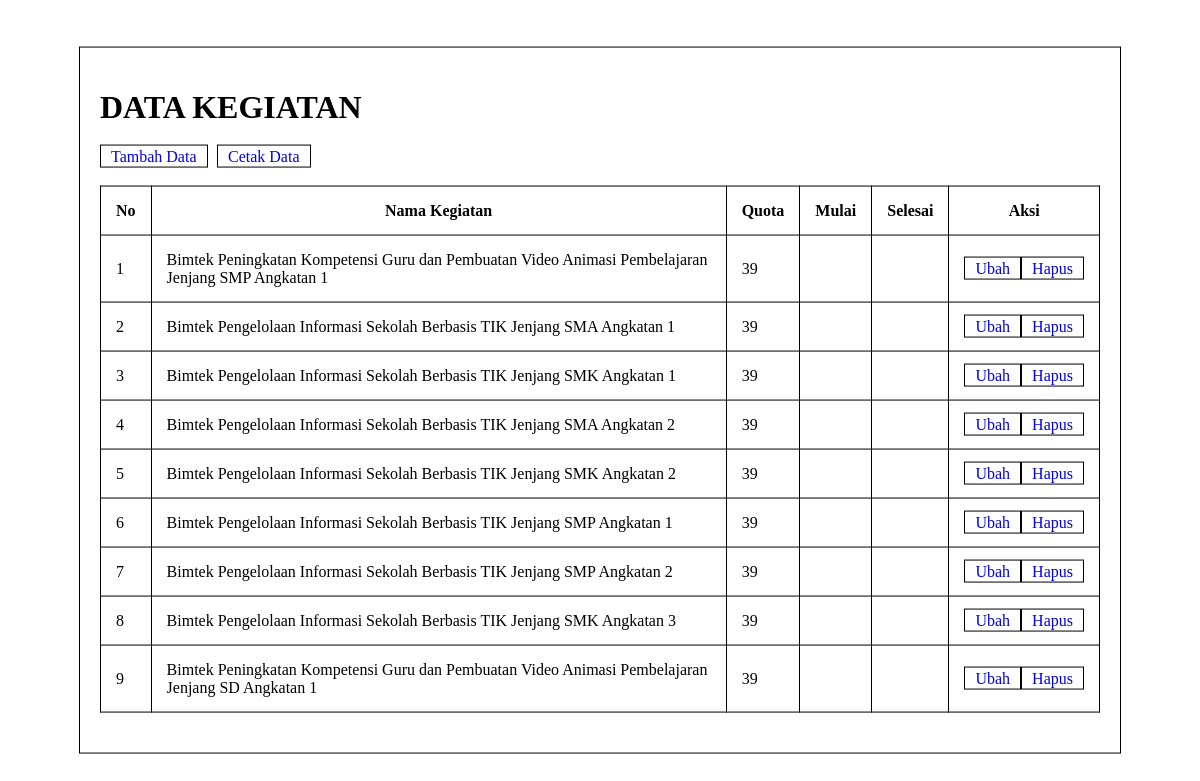
/crud2/index.php, run on the app's committed database.
### tables this page shows
CREATE TABLE `kegiatan` (
  `id` int(11) NOT NULL,
  `nama_kegiatan` varchar(255) NOT NULL,
  `tglMulai` date NOT NULL,
  `tglSelesai` date NOT NULL,
  `jumlahSesi` int(1) NOT NULL,
  `quota` varchar(2) NOT NULL
);

### crud2/index.php (the view, shortened to what this page needs)
<?php
include 'konek.php';
$query = mysqli_query($conn2, "SELECT * FROM kegiatan");
?>
<!DOCTYPE html>
<html lang="en">
<head>
</head>
<body>
    <div class="index">
        <h1>DATA KEGIATAN</h1>
        <div class="bt-con">
            <div class="grid">
                <a href="tambah.php" class="bt">Tambah Data</a>
            </div>
            <div class="grid">
                <a href="cetak.php" target="_blank" class="bt">Cetak Data</a>
            </div>
        </div>
        <div class="tabel">
            <table>
                <thead>
                    <tr>
                        <th>No</th>
                        <th>Nama Kegiatan</th>
                        <th>Quota</th>
                        <th>Mulai</th>
                        <th>Selesai</th>
                        <th>Aksi</th>
                    </tr>
                </thead>
                <tbody>
                    <?php $no=1;
                    while ($row=mysqli_fetch_assoc($query)) { ?>
                        <tr>
                            <td><?= $no; ?></td>
                            <td><?= $row["nama_kegiatan"]; ?></td>
                            <td><?= $row["quota"]; ?></td>
                            <td><?= $row["mulai"]; ?></td>
                            <td><?= $row["selesai"]; ?></td>
                            <td>
                                <div class="bt-con-t">
                                    <div>
                                        <a class="bt" href="ubah.php?id=<?= $row["id"]; ?>">Ubah</a>
                                    </div>
                                    <div>
                                        <a class="bt" href="hapus.php?id=<?= $row["id"]; ?>">Hapus</a>
                                    </div>
                                </div>
                            </td>
                        </tr>
                    <?php $no++; }?>
                </tbody>
            </table>
        </div>
    </div>
</body>
</html>

### crud2/index.php (style rules this page uses)
table { border-collapse: collapse; width: 100%; }
tr, th, td { border: 1px solid black; padding: 15px; }
.tabel { padding-block: 20px; }
.index { border: 1px solid black; padding: 20px; position: absolute; top: 50%; left: 50%; transform: translate(-50%, -50%); width: 1000px; }
.bt { border: 1px solid black; padding: 2px; padding-inline: 10px; text-decoration: none; }
.bt-con { display: grid; grid-template-columns: auto auto ; width: 22%; }
.bt-con-t { display: grid; grid-template-columns: auto auto ; width: 70%; }

### data on the page
kegiatan: nama_kegiatan "Bimtek Peningkatan Kompetensi Guru dan Pembuatan Video Animasi Pembelajaran Jenjang SMP Angkatan 1", quota "39"
kegiatan: nama_kegiatan "Bimtek Pengelolaan Informasi Sekolah Berbasis TIK Jenjang SMA Angkatan 1", quota "39"
kegiatan: nama_kegiatan "Bimtek Pengelolaan Informasi Sekolah Berbasis TIK Jenjang SMK Angkatan 1", quota "39"
kegiatan: nama_kegiatan "Bimtek Pengelolaan Informasi Sekolah Berbasis TIK Jenjang SMA Angkatan 2", quota "39"
kegiatan: nama_kegiatan "Bimtek Pengelolaan Informasi Sekolah Berbasis TIK Jenjang SMK Angkatan 2", quota "39"
kegiatan: nama_kegiatan "Bimtek Pengelolaan Informasi Sekolah Berbasis TIK Jenjang SMP Angkatan 1", quota "39"
kegiatan: nama_kegiatan "Bimtek Pengelolaan Informasi Sekolah Berbasis TIK Jenjang SMP Angkatan 2", quota "39"
kegiatan: nama_kegiatan "Bimtek Pengelolaan Informasi Sekolah Berbasis TIK Jenjang SMK Angkatan 3", quota "39"
kegiatan: nama_kegiatan "Bimtek Peningkatan Kompetensi Guru dan Pembuatan Video Animasi Pembelajaran Jenjang SD Angkatan 1", quota "39"
